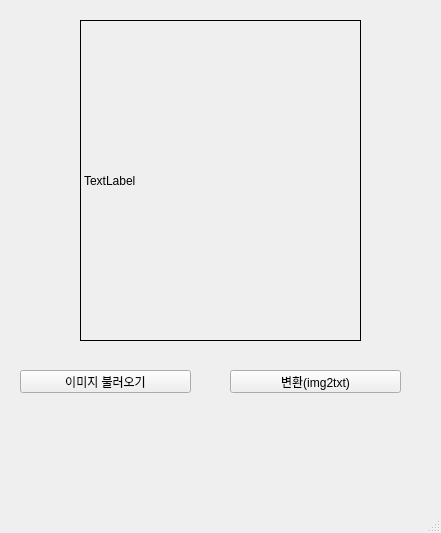
<?xml version="1.0" encoding="UTF-8"?>
<ui version="4.0">
 <class>MainWindow</class>
 <widget class="QMainWindow" name="MainWindow">
  <property name="geometry">
   <rect>
    <x>0</x>
    <y>0</y>
    <width>441</width>
    <height>533</height>
   </rect>
  </property>
  <property name="windowTitle">
   <string>MainWindow</string>
  </property>
  <widget class="QWidget" name="centralwidget">
   <widget class="QLabel" name="lbl_picture">
    <property name="geometry">
     <rect>
      <x>80</x>
      <y>20</y>
      <width>281</width>
      <height>321</height>
     </rect>
    </property>
    <property name="frameShape">
     <enum>QFrame::Box</enum>
    </property>
    <property name="text">
     <string>TextLabel</string>
    </property>
   </widget>
   <widget class="QPushButton" name="loadPicBtn">
    <property name="geometry">
     <rect>
      <x>20</x>
      <y>370</y>
      <width>171</width>
      <height>23</height>
     </rect>
    </property>
    <property name="text">
     <string>이미지 불러오기</string>
    </property>
   </widget>
   <widget class="QPushButton" name="convertBtn">
    <property name="geometry">
     <rect>
      <x>230</x>
      <y>370</y>
      <width>171</width>
      <height>23</height>
     </rect>
    </property>
    <property name="text">
     <string>변환(img2txt)</string>
    </property>
   </widget>
  </widget>
  <widget class="QMenuBar" name="menubar">
   <property name="geometry">
    <rect>
     <x>0</x>
     <y>0</y>
     <width>441</width>
     <height>21</height>
    </rect>
   </property>
  </widget>
  <widget class="QStatusBar" name="statusbar"/>
 </widget>
 <resources/>
 <connections/>
</ui>
